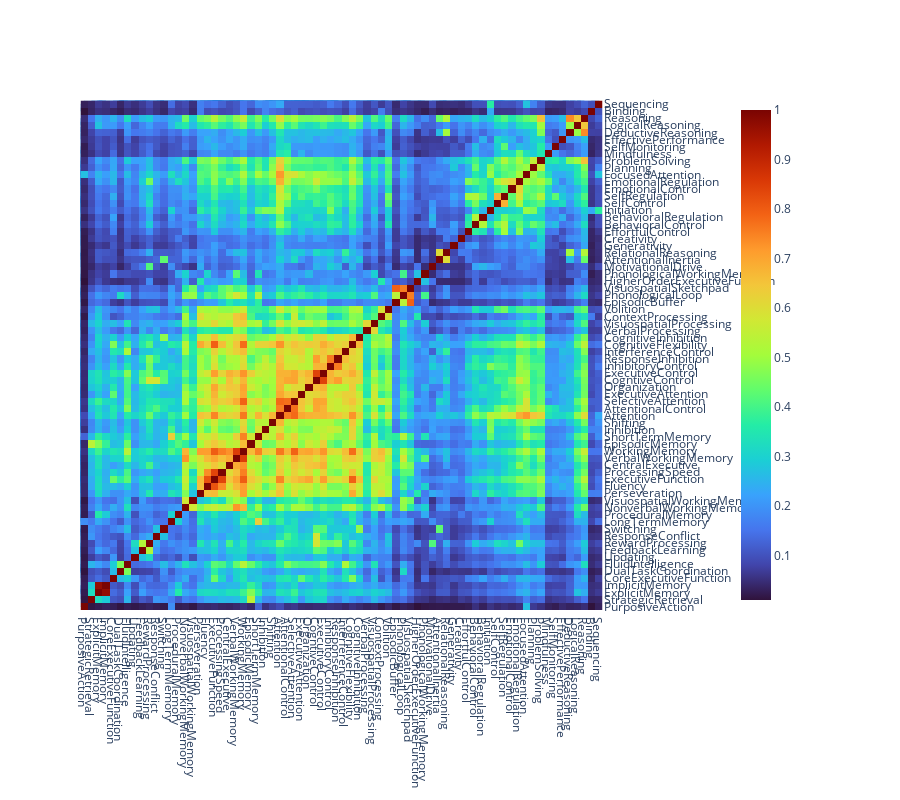

Notebook code cell kept with this figure:
### Markdown cell above
Cosine similarity of the construct vectors regardless of the tasks they rely on is as follows.

### Code cell
plot_data = sim.droplevel(0).droplevel(0,1).drop(index=tasks, columns=tasks, errors='ignore')

dashbio.Clustergram(
  data=plot_data,
  column_labels=plot_data.columns.to_list(),
  row_labels=plot_data.index.to_list(),
  cluster='all',
  center_values=False,
  height=800,
  width=900,
  display_ratio=[0.001, 0.001],
  color_map='turbo',
  # hidden_labels=['col'],
  row_dist='cosine',
  col_dist='cosine',
  # standardize='col'
)
